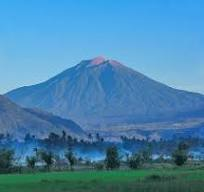
#> input picture sesi5/download (1).jpeg, 204 x 192 px
$ python modifmirroring.py
#> lines starting #> are read from the running program, lines starting #| are printed output that depends on the picture
import numpy as np
import imageio as img
import matplotlib.pyplot as plt

# Load the image
path = 'download (1).jpeg'
image = img.imread(path)
#> image is the input picture: shape (192, 204, 3); mean R, G, B 72.5, 133.6, 172.9

height, width = image.shape[:2]
#> height = 192; width = 204

# Initialize arrays for mirrored images
horizontal_vertical = np.zeros_like(image)  # To hold the result of both transformations

# Create both horizontal and vertical mirror images simultaneously
for y in range(height):
    for x in range(width):
        horizontal_vertical[y, x] = image[y, width - 1 - x]  # Horizontal flip
        horizontal_vertical[height - 1 - y, x] = image[y, x]  # Vertical flip
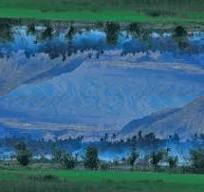
#> horizontal_vertical: shape (192, 204, 3); mean R, G, B 56.4, 101.1, 125.6

# Plot the original and mirrored images
plt.figure(figsize=(15, 5))

plt.subplot(1, 2, 1)
plt.imshow(image)
plt.title("Original Image")

plt.subplot(1, 2, 2)
plt.imshow(horizontal_vertical)
plt.title("Combined Horizontal and Vertical Mirror")

plt.show()
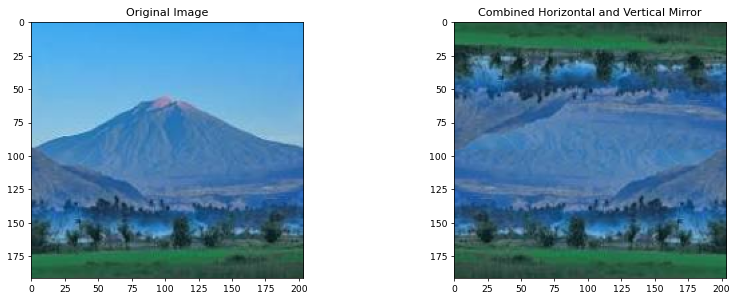
#> figure drawn by matplotlib, 2 panels
